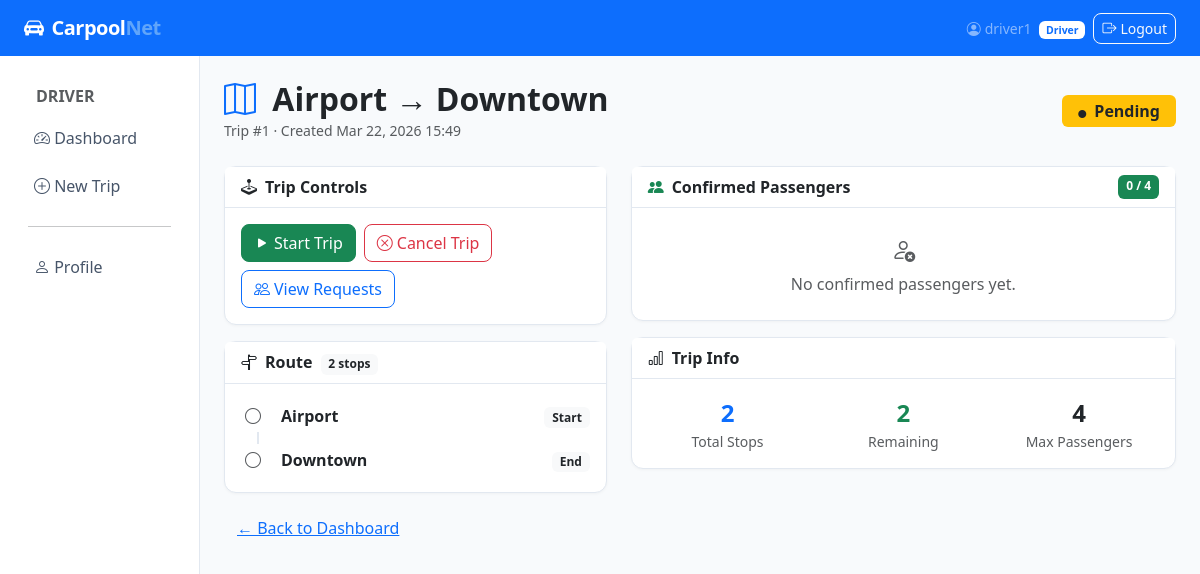
/trips/driver/trip/1/ (signed in), run on the app's committed database.
### accounts/models.py (models this page shows, shortened)
class User(AbstractUser):
    ROLE_PASSENGER = 'passenger'
    ROLE_DRIVER = 'driver'
    ROLE_CHOICES = [
        (ROLE_PASSENGER, 'Passenger'),
        (ROLE_DRIVER, 'Driver'),
    ]
    role = models.CharField(max_length=20, choices=ROLE_CHOICES, default=ROLE_PASSENGER)
    phone = models.CharField(max_length=20, blank=True)
    vehicle_model = models.CharField(max_length=100, blank=True)
    vehicle_plate = models.CharField(max_length=20, blank=True)
    wallet_balance = models.DecimalField(max_digits=10, decimal_places=2, default=0.00)
    total_earnings = models.DecimalField(max_digits=10, decimal_places=2, default=0.00)
    @property
    def is_driver(self):
        return self.role == self.ROLE_DRIVER
    @property
    def is_passenger(self):
        return self.role == self.ROLE_PASSENGER

### trips/models.py (models this page shows, shortened)
class Trip(models.Model):
    STATUS_PENDING = 'pending'
    STATUS_ACTIVE = 'active'
    STATUS_COMPLETED = 'completed'
    STATUS_CANCELLED = 'cancelled'
    STATUS_CHOICES = [
        (STATUS_PENDING, 'Pending'),
        (STATUS_ACTIVE, 'Active'),
        (STATUS_COMPLETED, 'Completed'),
        (STATUS_CANCELLED, 'Cancelled'),
    ]
    driver = models.ForeignKey(
        settings.AUTH_USER_MODEL, on_delete=models.CASCADE,
        related_name='driven_trips'
    )
    start_node = models.ForeignKey(Node, on_delete=models.PROTECT, related_name='trips_starting')
    end_node = models.ForeignKey(Node, on_delete=models.PROTECT, related_name='trips_ending')
    current_node = models.ForeignKey(Node, on_delete=models.SET_NULL,
                                     null=True, blank=True, related_name='trips_currently_at')
    max_passengers = models.PositiveIntegerField(default=3)
    status = models.CharField(max_length=20, choices=STATUS_CHOICES, default=STATUS_PENDING)
    created_at = models.DateTimeField(auto_now_add=True)
    started_at = models.DateTimeField(null=True, blank=True)
    completed_at = models.DateTimeField(null=True, blank=True)
    class Meta:
        ordering = ['-created_at']
    def get_route_nodes(self):
        return self.route_nodes.order_by('order')
    def get_remaining_route_nodes(self):
        if self.current_node_id is None:
            return self.route_nodes.order_by('order')
        current_order = self.route_nodes.filter(node_id=self.current_node_id).first()
        if current_order is None:
            return self.route_nodes.order_by('order')
        return self.route_nodes.filter(order__gt=current_order.order).order_by('order')

class RouteNode(models.Model):
    trip = models.ForeignKey(Trip, on_delete=models.CASCADE, related_name='route_nodes')
    node = models.ForeignKey(Node, on_delete=models.CASCADE)
    order = models.PositiveIntegerField()
    visited = models.BooleanField(default=False)
    visited_at = models.DateTimeField(null=True, blank=True)
    class Meta:
        unique_together = ('trip', 'order')
        ordering = ['order']

### network/models.py (models this page shows)
class Node(models.Model):
    name = models.CharField(max_length=100, unique=True)
    description = models.TextField(blank=True)
    latitude = models.FloatField(null=True, blank=True)
    longitude = models.FloatField(null=True, blank=True)
    created_at = models.DateTimeField(auto_now_add=True)
    def __str__(self):
        return self.name

### trips/views.py (the view)
    @login_required
    def wrapper(request, *args, **kwargs):
        if not request.user.is_driver:
            messages.error(request, 'Only drivers can access this page.')
            return redirect('trips:passenger_dashboard')
        return view_func(request, *args, **kwargs)

### trips/views.py (called while the page is built)
def driver_required(view_func):
    @login_required
    def wrapper(request, *args, **kwargs):
        if not request.user.is_driver:
            messages.error(request, 'Only drivers can access this page.')
            return redirect('trips:passenger_dashboard')
        return view_func(request, *args, **kwargs)
    return wrapper

### templates/trips/trip_detail_driver.html (shortened to what this page needs)
{% extends 'base.html' %}
{% block content %}
<div class="d-flex justify-content-between align-items-center mb-4">
  <div>
    <h2 class="fw-bold mb-0">
      <i class="bi bi-map me-2 text-primary"></i>
      {{ trip.start_node }} → {{ trip.end_node }}
    </h2>
    <small class="text-muted">Trip #{{ trip.id }} · Created {{ trip.created_at|date:"M d, Y H:i" }}</small>
  </div>
  <span class="badge fs-6 px-3 py-2
    {% if trip.status == 'pending' %}bg-warning text-dark
    {% elif trip.status == 'active' %}bg-success
    {% elif trip.status == 'completed' %}bg-primary
    {% else %}bg-secondary{% endif %}">
    <i class="bi bi-circle-fill me-1" style="font-size:.5rem"></i>
    {{ trip.get_status_display }}
  </span>
</div>
<div class="row g-4">
  <div class="col-lg-5">
    <div class="card mb-3">
      <div class="card-header fw-semibold"><i class="bi bi-joystick me-2"></i>Trip Controls</div>
      <div class="card-body d-flex flex-wrap gap-2">
        {% if trip.status == 'pending' %}
          <form method="post" action="{% url 'trips:start_trip' trip.id %}">
            <button class="btn btn-success">
              <i class="bi bi-play-fill me-1"></i>Start Trip
            </button>
          </form>
          <form method="post" action="{% url 'trips:cancel_trip' trip.id %}"
                onsubmit="return confirm('Cancel this trip?')">
            <button class="btn btn-outline-danger">
              <i class="bi bi-x-circle me-1"></i>Cancel Trip
            </button>
          </form>
        {% endif %}
        {% if trip.status in 'pending,active' %}
          <a href="{% url 'trips:driver_incoming_requests' trip.id %}" class="btn btn-outline-primary">
            <i class="bi bi-people me-1"></i>View Requests
          </a>
        {% endif %}
      </div>
    </div>
    <div class="card">
      <div class="card-header fw-semibold">
        <i class="bi bi-signpost-split me-2"></i>Route
        <span class="badge bg-light text-dark ms-1">{{ route_nodes|length }} stops</span>
      </div>
      <div class="card-body py-3">
        {% for rn in route_nodes %}
        <div class="d-flex align-items-center gap-3 py-1">
          <div class="text-center" style="width:24px">
            {% if rn.visited %}
              <i class="bi bi-check-circle-fill text-success"></i>
            {% elif trip.current_node == rn.node %}
              <i class="bi bi-geo-alt-fill text-primary"></i>
            {% else %}
              <i class="bi bi-circle text-muted"></i>
            {% endif %}
          </div>
          <div class="flex-grow-1">
            <span class="fw-semibold {% if rn.visited %}text-muted{% elif trip.current_node == rn.node %}text-primary{% endif %}">
              {{ rn.node.name }}
            </span>
          </div>
          <div>
            {% if forloop.first %}<span class="badge bg-light text-dark">Start</span>{% endif %}
            {% if forloop.last %}<span class="badge bg-light text-dark">End</span>{% endif %}
          </div>
        </div>
        {% if not forloop.last %}
        <div class="ms-3" style="border-left:2px dashed #e2e8f0;height:12px;margin-left:11px"></div>
        {% endif %}
        {% endfor %}
      </div>
    </div>
  </div>
  <div class="col-lg-7">
    <div class="card mb-3">
      <div class="card-header fw-semibold d-flex justify-content-between">
        <span><i class="bi bi-people-fill me-2 text-success"></i>Confirmed Passengers</span>
        <span class="badge bg-success">{{ confirmed_passengers|length }} / {{ trip.max_passengers }}</span>
      </div>
      <div class="card-body p-0">
        {% if confirmed_passengers %}
        <table class="table table-hover mb-0">
          <thead><tr><th>Passenger</th><th>Pickup</th><th>Dropoff</th><th>Fare</th></tr></thead>
          <tbody>
            {% for req in confirmed_passengers %}
            <tr>
              <td>
                <i class="bi bi-person-circle me-1 text-muted"></i>
                {{ req.passenger.get_full_name|default:req.passenger.username }}
              </td>
              <td><span class="badge bg-info text-dark">{{ req.pickup_node }}</span></td>
              <td><span class="badge bg-warning text-dark">{{ req.dropoff_node }}</span></td>
              <td class="fare-badge">${{ req.fare }}</td>
            </tr>
            {% endfor %}
          </tbody>
        </table>
        {% else %}
        <div class="text-center py-4 text-muted">
          <i class="bi bi-person-x d-block mb-1" style="font-size:1.5rem"></i>
          No confirmed passengers yet.
        </div>
        {% endif %}
      </div>
    </div>
    <div class="card">
      <div class="card-header fw-semibold"><i class="bi bi-bar-chart me-2"></i>Trip Info</div>
      <div class="card-body">
        <div class="row g-3 text-center">
          <div class="col-4">
            <div class="fw-bold fs-4 text-primary">{{ route_nodes|length }}</div>
            <div class="text-muted small">Total Stops</div>
          </div>
          <div class="col-4">
            <div class="fw-bold fs-4 text-success">{{ remaining_nodes|length }}</div>
            <div class="text-muted small">Remaining</div>
          </div>
          <div class="col-4">
            <div class="fw-bold fs-4">{{ trip.max_passengers }}</div>
            <div class="text-muted small">Max Passengers</div>
          </div>
        </div>
      </div>
    </div>
  </div>
</div>
<div class="mt-3">
  <a href="{% url 'trips:driver_dashboard' %}" class="btn btn-link">← Back to Dashboard</a>
</div>
{% endblock %}

### templates/base.html (shortened to what this page needs)
<!DOCTYPE html>
<html lang="en" data-bs-theme="light">
<head>
  <link href="https://cdn.jsdelivr.net/npm/bootstrap@5.3.2/dist/css/bootstrap.min.css" rel="stylesheet">
  <link href="https://cdn.jsdelivr.net/npm/bootstrap-icons@1.11.3/font/bootstrap-icons.min.css" rel="stylesheet">
</head>
<body>
<nav class="navbar navbar-expand-lg navbar-dark bg-primary sticky-top">
  <div class="container-fluid px-4">
    <a class="navbar-brand" href="/"><i class="bi bi-car-front-fill me-2"></i>Carpool<span>Net</span></a>
    <div class="collapse navbar-collapse" id="nav">
      <ul class="navbar-nav ms-auto align-items-center gap-2">
        {% if user.is_authenticated %}
          <li class="nav-item">
            <span class="navbar-text text-white-50 small">
              <i class="bi bi-person-circle me-1"></i>{{ user.username }}
              <span class="badge bg-white text-primary ms-1">{{ user.get_role_display }}</span>
            </span>
          </li>
          <li class="nav-item">
            <a class="btn btn-outline-light btn-sm" href="{% url 'accounts:logout' %}">
              <i class="bi bi-box-arrow-right me-1"></i>Logout
            </a>
          </li>
        {% else %}
          <li class="nav-item"><a class="btn btn-outline-light btn-sm" href="{% url 'accounts:login' %}">Login</a></li>
          <li class="nav-item"><a class="btn btn-light btn-sm" href="{% url 'accounts:register' %}">Register</a></li>
        {% endif %}
      </ul>
    </div>
  </div>
</nav>
<div class="container-fluid">
  <div class="row">
    {% if user.is_authenticated %}
    <nav class="col-md-2 d-none d-md-block sidebar py-3">
      <div class="nav flex-column">
        {% if user.is_driver %}
          <span class="nav-link text-muted small fw-bold px-3 pb-1">DRIVER</span>
          <a href="{% url 'trips:driver_dashboard' %}" class="nav-link {% if request.resolver_match.url_name == 'driver_dashboard' %}active{% endif %}">
            <i class="bi bi-speedometer2"></i> Dashboard
          </a>
          <a href="{% url 'trips:create_trip' %}" class="nav-link {% if request.resolver_match.url_name == 'create_trip' %}active{% endif %}">
            <i class="bi bi-plus-circle"></i> New Trip
          </a>
        {% endif %}
        <hr class="mx-3">
        <a href="{% url 'accounts:profile' %}" class="nav-link {% if request.resolver_match.url_name == 'profile' %}active{% endif %}">
          <i class="bi bi-person"></i> Profile
        </a>
      </div>
    </nav>
    <main class="col-md-10 py-4 px-4">
    {% else %}
    <main class="col-12 py-4 px-4">
    {% endif %}
      {% block content %}{% endblock %}
    </main>
  </div>
</div>
</body>
</html>

### templates/base.html (style rules this page uses)
:root { --cp-primary: #2563eb; --cp-secondary: #7c3aed; --cp-success: #059669; --cp-surface: #f8fafc; }
body { background: var(--cp-surface); font-family: 'Segoe UI', system-ui, sans-serif; }
.navbar-brand { font-weight: 800; letter-spacing: -0.5px; }
.navbar-brand span { color: #60a5fa; }
.sidebar { min-height: calc(100vh - 56px); background: #fff; border-right: 1px solid #e2e8f0; }
.sidebar .nav-link { color: #475569; border-radius: 8px; margin: 2px 8px; padding: 10px 14px; }
.sidebar .nav-link i { width: 20px; }
.card { border: 1px solid #e2e8f0; border-radius: 12px; box-shadow: 0 1px 3px rgba(0,0,0,.04); }
.card-header { background: #fff; border-bottom: 1px solid #e2e8f0; font-weight: 600; }
.btn { border-radius: 8px; }

### data on the page
User: username "driver1", role "Driver"
Trip: start_node "Airport", end_node "Downtown", id "1", created_at "Mar 22, 2026 15:49", status "Pending", max_passengers "4"
RouteNode: visited False (drawn), node.name "Airport", shows "Start"
RouteNode: visited False (drawn), node.name "Downtown", shows "End"

### other printed values
{{ route_nodes|length }} "2"
{{ confirmed_passengers|length }} "0"
{{ remaining_nodes|length }} "2"
